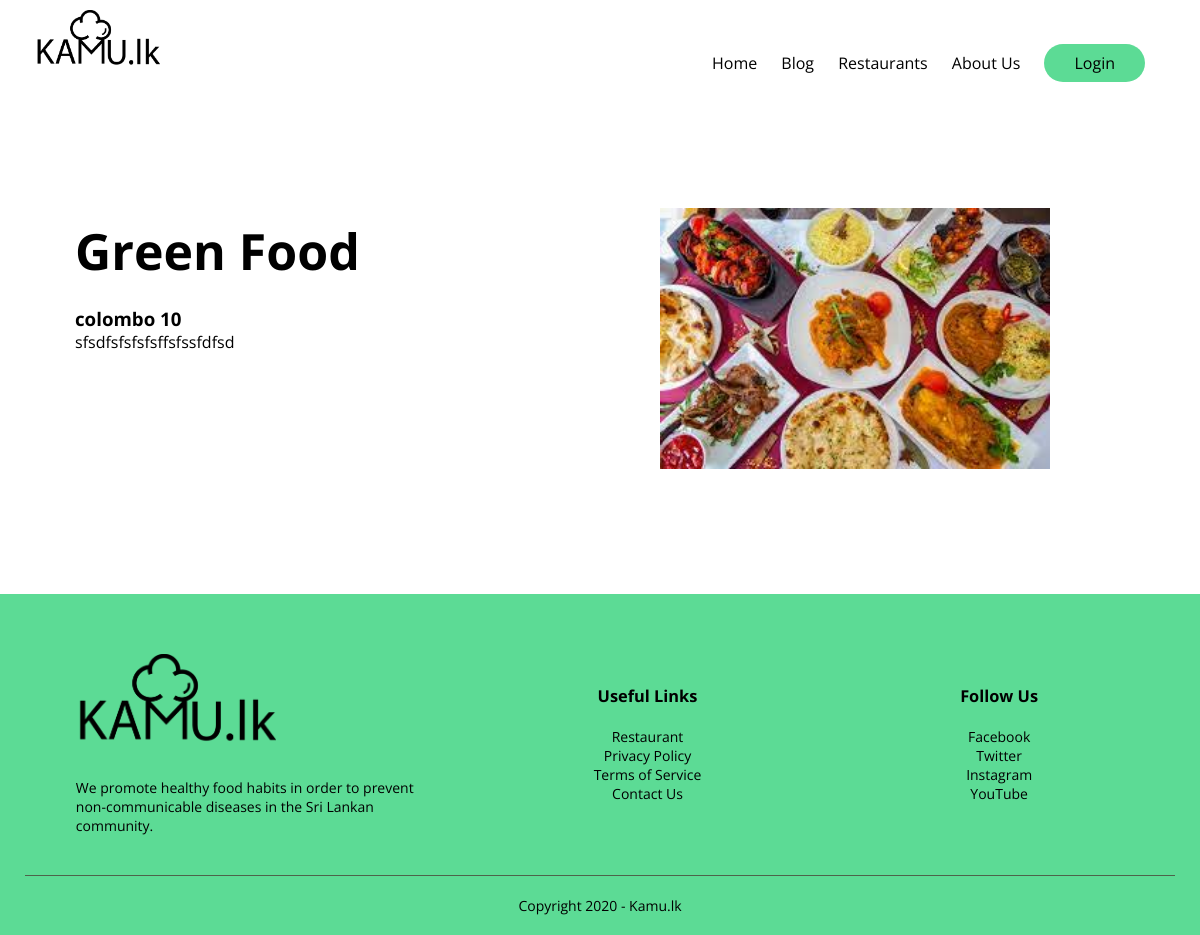
Screenshot of /details.php?id=7 with the database file from the repository.
### tables this page shows
CREATE TABLE `restaurant` (
  `id` int(11) NOT NULL,
  `name` varchar(20) NOT NULL,
  `location` varchar(30) NOT NULL,
  `description` varchar(1000) NOT NULL,
  `image` varchar(500) NOT NULL
);

### details.php (the view, shortened to what this page needs)
<!DOCTYPE html>
<html>
    <head>
        <link rel="stylesheet" href="css/style.css">
    </head>
    <body>
        <div class="container">
            <div class="navbar">
                <div class="logo">
                    <img src="images/logo.png" alt="logo" width="125px">
                </div>
                <nav>
                    <ul id="MenuItems">
                        <li><a href="index.php">Home</a></li>
                        <li><a href="blog.php">Blog</a></li>
                        <li><a href="restaurant.php">Restaurants</a></li>
                        <li><a href="aboutus.php">About Us</a></li>
                        <li><a href="log.php" class="btn">Login</a></li>
                    </ul>
                </nav>
            </div>
        </div>
    <div class="categories">
        <div class="small-container">
                <?php
                    require_once("connect.php");
                    $id = $_GET['id'];
                    if($id != "") {
                        $sql = "SELECT * FROM restaurant WHERE id='".$id."' LIMIT 1";
                        $result = $con->query($sql);
                    if($result->num_rows>0){
                        while($row = $result-> fetch_assoc()){
                ?>
                <div class="row">
                    <div class="col-2">
                        <h1><?php echo $row['name']; ?></h1>
                        <h3><?php echo $row['location']; ?></h3>
                        <p><?php echo $row['description']; ?> </p><br><br><br><br><br><br>
                    </div>
                    <div class="col-2">
                            <img src="<?php echo $row['image']; ?>" alt="restaurant image" width="450px" style="padding-left:60px;">
                    </div>
                </div>
            <?php
                        }
                    }
                }
                else{
                    echo "No restaurant found";
                }
            ?>
            </div>
        </div>
        <div class="footer">
            <div class="container">
                <div class="row">
                    <div class="footer-col-1">
                        <img src="images/logo.png" alt="logo">
                        <p>We promote healthy food habits in order to prevent<br>
                            non-communicable diseases in the Sri Lankan community.</p>
                    </div>
                    <div class="footer-col-2">
                        <h3>Useful Links</h3>
                        <ul>
                            <li><a href="restaurant.php">Restaurant</a></li>
                            <li><a href="">Privacy Policy</a></li>
                            <li><a href="">Terms of Service</a></li>
                            <li><a href="">Contact Us</a></li>
                        </ul>
                    </div>
                    <div class="footer-col-2">
                        <h3>Follow Us</h3>
                        <ul>
                            <li><a href="">Facebook</a></li>
                            <li><a href="">Twitter</a></li>
                            <li><a href="">Instagram</a></li>
                            <li><a href="">YouTube</a></li>
                        </ul>
                    </div>
                </div>
                <hr>
                <p class="copyright"> Copyright 2020 - Kamu.lk</p>
            </div>
        </div>
    </body>
</html>

### css/style.css (style rules this page uses)
* { margin: 0; padding: 0; box-sizing: border-box; }
body { font-family: 'Open Sans', sans-serif; }
.navbar { display: flex; align-items: center; padding: 10px; }
nav { flex: 1; text-align: right; }
nav ul { display: inline-block; list-style-type: none; }
nav ul li { display: inline-block; margin-right: 20px; }
a { text-decoration: none; color: black; }
p { color: black; }
.container { max-width: 1300px; margin: auto; padding-left: 25px; padding-right: 25px; }
.row { display: flex; align-items: center; flex-wrap: wrap; justify-content: space-around; }
.col-2 { flex-basis: 50%; min-width: 300px; }
.col-2 img { max-width: 100%; padding: 50px 0; }
.col-2 h1 { font-size: 50px; line-height: 60px; margin: 25px 0; }
.btn { display: inline-block; background: #5CDB95; color: black; padding: 8px 30px; margin: 30px 0; border-radius: 30px; transition: background 0.5s; }
.categories { margin: 70px 0; }
.small-container { max-width: 1080px ; margin: auto; padding-left: 15px; padding-right: 15px; }
.footer { background: #5CDB95; color: black; font-size: 14px; padding: 60px 0 20px; }
.footer h3 { margin-bottom: 20px; }
.footer-col-1, .footer-col-2, .footer-col-3 { min-width: 250px; margin-bottom: 20px; }
.footer-col-1 { flex-basis: 30%; text-align: left; }
.footer-col-1 img { width: 200px; margin-bottom: 20px; }
.footer-col-2, .footer-col-3 { flex-basis: 15%; text-align: center; }
ul { list-style-type: none; }
.footer hr { border: none; background: #4d634b; height: 1px; margin: 20px 0; }
.copyright { text-align: center; }

### rows the page displays
restaurant: name "Green Food", location "colombo 10", description "sfsdfsfsfsfsffsfssfdfsd", image (picture)
